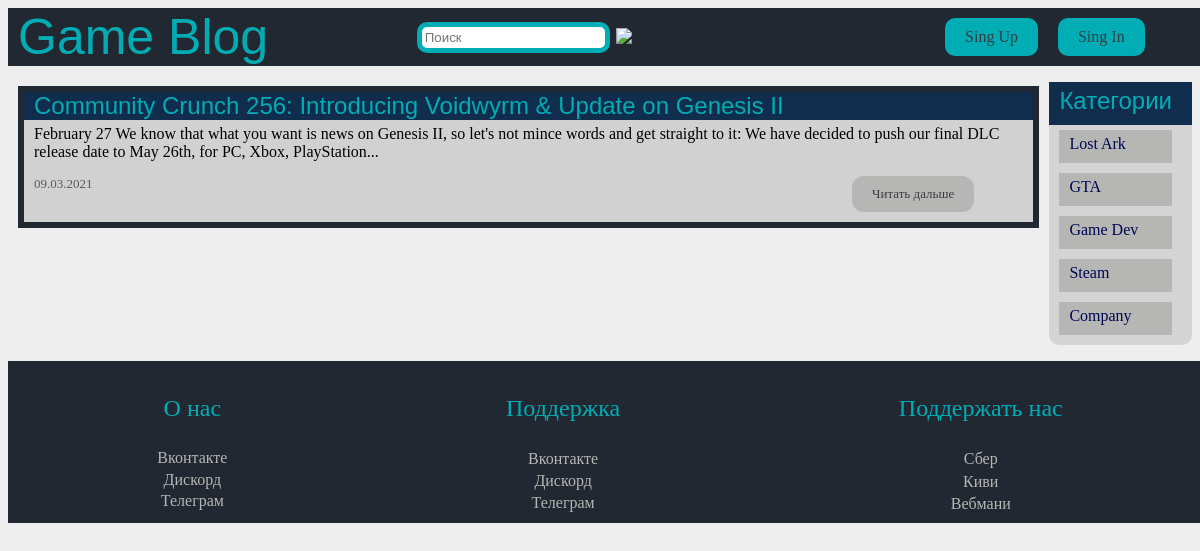
Before: / with the older database file.
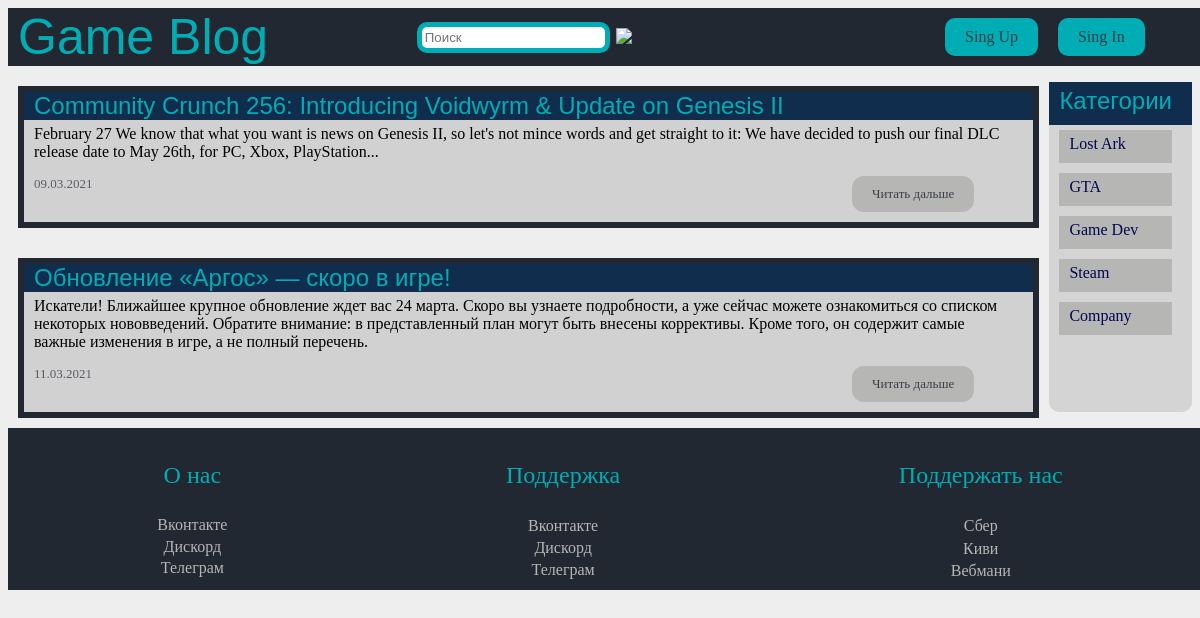
After: the same page with the newer database file.
### database.py (models this page shows)
class Article(db.Model):
    id = db.Column(db.Integer, primary_key=True, autoincrement=True)
    title = db.Column(db.String(70), nullable=True)
    body = db.Column(db.String(70), nullable=True, unique=True)
    date = db.Column(db.String(70), nullable=True)
    big = db.Column(db.Boolean, default=True)
    img = db.Column(db.Boolean, default=False)
    img_url = db.Column(db.String(70))
    author_id = db.Column(db.Integer, db.ForeignKey('users.id'))
    category_id = db.Column(db.Integer, db.ForeignKey('categories.id'))
    author = db.relationship('Users', backref=db.backref('articles', lazy=True))
    category = db.relationship('Categories', backref=db.backref('articles', lazy=True))

### app.py (the view)
@app.route('/')
def homepage():
    articles = Article.query.all()
    return render_template('index.html', articles=articles, categories=categories)

### templates/index.html (shortened to what this page needs)
{% extends "base.html" %}
{% block content %}
    {% for article in articles %}
        <article>
            <div class="head">
                {{ article.title }}
            </div>
            <div class="text-block">
                {% if article.big %}
                    {{ article.body[0:200]+'...' }}
                {% else %}
                    {{ article.body }}
                {% endif %}
            </div>
            <div class="footer">
                <date>{{ article.date }}</date>
                <a href="{{ url_for('article', art=article.id) }}">Читать дальше</a>
            </div>
        </article>
    {% endfor %}
{% endblock %}

### templates/base.html (shortened to what this page needs)
<!DOCTYPE html>
<html lang="ru">
<head>
    <link rel="stylesheet" href={{ url_for('static', filename='style.css') }}>
</head>
<body>
<header>
    <a href="{{ url_for('homepage') }}" class="logo">Game Blog</a>
    <form action="{{ url_for('search') }}">
        <input name="text" class="search" type="search" placeholder="Поиск" aria-label="Поиск">
        <button type="submit">
            <img src="https://img.icons8.com/material-sharp/24/000000/search.png"/>
        </button>
    </form>
    <but>
        <a class="buttons" href={{ url_for('singup') }}>Sing Up</a>
        <a class="buttons" href={{ url_for('singin') }}>Sing In</a>
    </but>
</header>
<main>
    <div class="articles_list">
        {% block content %}{% endblock %}
    </div>
    <ul class="categories">
        <li class="header">
            Категории
        </li>
        {% for categoria in categories %}
            <li class="dropdown">
                <a href=" {{ url_for('categor', cat=categoria.id) }} ">{{ categoria.name }}</a>
            </li>
        {% endfor %}
    </ul>
</main>
<footer>
    <div class="block-footer">
        <p>О нас</p>
        <div class="lin"><a href="#">Вконтакте</a></div>
        <div class="lin"><a href="#">Дискорд</a></div>
        <div class="lin"><a href="#">Телеграм</a></div>
    </div>
    <div class="block-footer">
        <p>Поддержка</p>
        <div class="lin"><a href="#">Вконтакте</a></div>
        <div class="lin"><a href="#">Дискорд</a></div>
        <div class="lin"><a href="#">Телеграм</a></div>
    </div>
    <div class="block-footer">
        <p>Поддержать нас</p>
        <div class="lin"><a href="#">Сбер</a></div>
        <div class="lin"><a href="#">Киви</a></div>
        <div class="lin"><a href="#">Вебмани</a></div>
    </div>
</footer>
</body>
</html>

### static/style.css (style rules this page uses)
body { background-color: #EEEEEE; }
header { top: 0; left: 0; width: 100%; margin: auto; padding-left: 10px; background-color: #222831; display: flex; min-height: auto; }
header a { text-decoration: none; }
.logo { color: #00ADB5 !important; font-size: 50px; font-family: Dubai, sans-serif; }
header .buttons { padding: 10px 20px 10px 20px; background-color: #00ADB5; border-radius: 10px; margin: 10px; }
but { display: flex; align-items: center; margin-right: 4%; margin-left: auto; }
.categories { border-radius: 10px; border: 2px #112D4E; padding: 0; margin-right: 0; margin-left: auto; background-color: #696A6C33; }
.categories li { padding: 5px 20px 10px 10px; margin: 5px 20px 10px 10px; background-color: #b6b6b4; list-style-type: none; }
main { display: flex; }
.articles_list { display: flex; flex-direction: column; }
.categories .header { color: #00ADB5; font-size: x-large; font-family: Calibri, sans-serif; margin: 0 0 0 0; padding: 5px 20px 10px 10px !important; background-color: #112D4E; }
.categories li a { text-decoration: none; color: #000651; }
article { border: 6px solid #222831; margin: 20px 10px 10px 10px; display: block; background: rgba(91, 91, 91, 0.2); }
article .head { color: #00ADB5; padding-left: 10px; font-family: Calibri, sans-serif; font-size: x-large; background: #112D4E; }
article .text-block { display: block; padding: 5px 20px 10px 10px; font-size: medium; }
article .footer { display: flex; color: rgba(12, 12, 30, 0.6); font-size: small; padding: 5px 20px 10px 10px; }
footer { width: 100%; justify-content: center; padding: 10px; background: #222831; color: #00ADB5; display: flex; }
.block-footer { flex-grow: 1; text-align: center; display: flex; flex-direction: column; }
footer a { margin-top: 1%; display: block; text-decoration: none; color: #b6b6b4; }
footer p { font-size: x-large; }
article .footer a { color: #393E46; align-items: center; margin-right: 4%; padding: 10px 20px 10px 20px; background-color: #b6b6b4; margin-left: auto; display: block; border-radius: 12px; text-decoration: none; }
a { color: #393E46; text-decoration: none; }
header form { display: flex; margin-left: auto; margin-right:auto; }
header form input { margin: auto; padding: 3px; outline: none; box-sizing: border-box; border: 5px solid #00ADB5; border-radius: 10px; }
header form button { background: #222831; border: #00ADB5; }

Changed rows visible on the page:
added Article: title "Обновление «Аргос» — скоро в игре!", body "Искатели! Ближайшее крупное обновление ждет вас 24 марта. Скоро вы узнаете подробности, а уже сейчас можете ознакомиться со списком некоторых нововведений. Обратите внимание: в представленный план могут быть внесены коррективы. Кроме того, он содержит самые важные изменения в игре, а не полный перечень.", date "11.03.2021"
